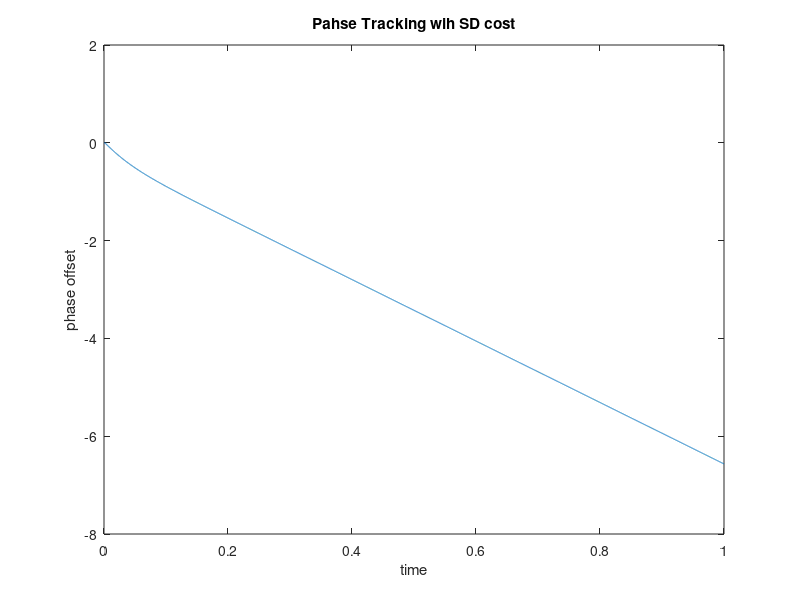

Write MATLAB code to recreate this figure.
% pllsd.m: phase tracking minimizing SD
close all;
Ts=1/10000; time=1; t=0:Ts:time-Ts;   % time interval & vector
fc=100; phoff=-0.5;                     % carrier freq. and phase
rp=cos(4*pi*fc*t+2*phoff);             % simplified rec signal
mu=.003;                                % algorithm stepsize
theta=zeros(1,length(t)); theta(1)=0;  % initialize estimates
fl=25; h=ones(1,fl)/fl;                % averaging coefficients
z=zeros(1,fl); f0=fc+1;                  % buffer for avg
for k=1:length(t)-1                    % run algorithm
    filtin=(rp(k)-cos(4*pi*f0*t(k)+2*theta(k)))*sin(4*pi*f0*t(k)+2*theta(k));
    z=[z(2:fl), filtin];               % z contains past inputs
    theta(k+1)=theta(k)-mu*fliplr(h)*z'; % update = z convolve h
end

plot(t,theta)
title('Pahse Tracking wih SD cost')
xlabel('time');ylabel('phase offset')
